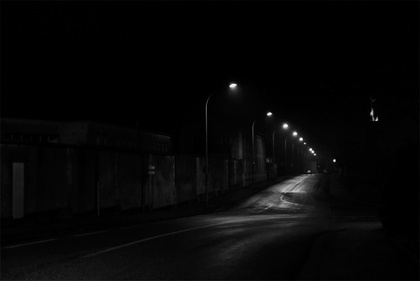
%> input picture imagesTP/rue.jpg, 420 x 281 px, shrunk from 900 x 602 before the run
$ octave egalisation.m   (GNU Octave 9; MATLAB toolbox functions it lacks are replaced by stand-ins)
%> lines starting %> are read from the running program, lines starting %| are printed output that depends on the picture
%> further down, a is the input picture: size 281x420x3 uint8; min 0, max 255, mean 6.9
close all;
clear all;

function histo = histogramme(image)
    taille = size(image);
%> taille = [281 420 3]
    width = taille(2);
%> width = 420
    height = taille(1);
%> height = 281
    valeurs = zeros(1,256);

    for w = 1:width
        for h = 1:height
            pixel = image(h,w);
            valeurs(pixel+1)= valeurs(pixel+1)+1;
        endfor
    endfor
%> after the loop, valeurs = 256 values, max 42215 at index 1, min 0 at index 163, mean 461

    histo = valeurs;
%> histo has the same summary as valeurs
endfunction

function new_picture = egalisation(image)
    figure();
    imagesc(image, [min(min(image)) max(max(image))]);
    colormap(gray);
    histo = histogramme(image);
%> histo has the same summary as valeurs in histogramme
    taille = size(image);
%> taille = [281 420 3]
    width = taille(2);
%> width = 420
    height = taille(1);
%> height = 281
    Npix = width*height;
%> Npix = 118020
    S(1) = histo(1);
    figure();
    plot(histo);
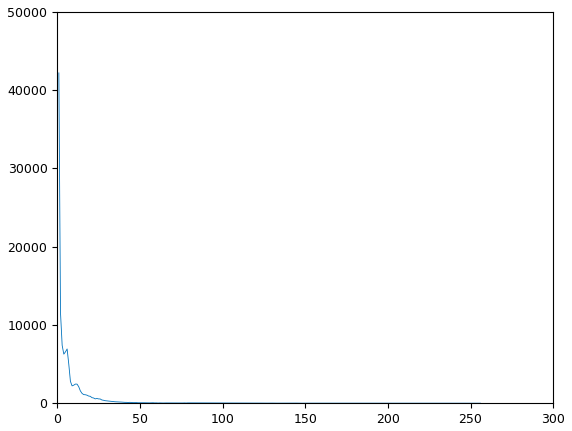
%> figure redrawn from the program's plot data; curve peaks at x = 1, y = 42215
    kmax = size(histo)(2);
%> kmax = 256

    for g = 2:(kmax-1)
        S(g) = S(g-1)+ histo(g);
    endfor
%> after the loop, S = 255 values from 42215 to 118020

    for g = 1:(kmax-1)
        S(g) = (kmax-1)*S(g)/Npix;
    endfor
%> after the loop, S = 255 values from 91.21 to 255

    figure();
    plot(S);
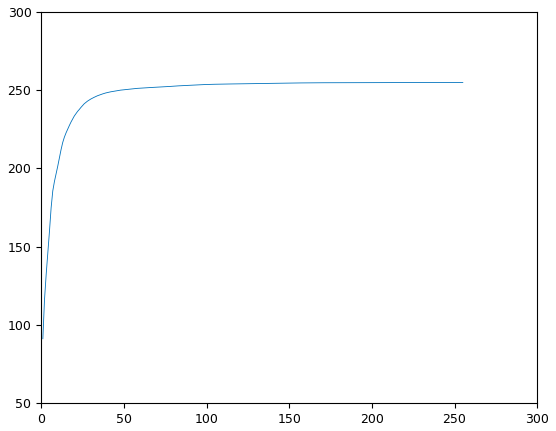
%> figure redrawn from the program's plot data; curve peaks at x = 255, y = 255
    new_picture = zeros(size(image));

    for y = 1:height
        for x = 1:width
            gris = image(y,x);
            new_Gris = S(gris+1);
            new_picture(y,x) = new_Gris;
        endfor
    endfor
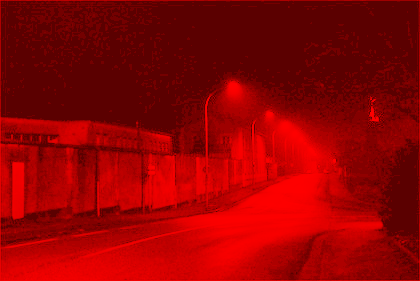
%> new_picture: size 281x420x3 double; mean R, G, B 147.4, 0, 0

    figure();
    imagesc(new_picture, [min(min(new_picture)) max(max(new_picture))]);
%> (this line was passed over: imagesc is not available in this run)
    colormap(gray);

    new_histo = histogramme(floor(new_picture));
%> new_histo = 256 values, max 42215 at index 92, min 0 at index 1, mean 461
    figure();
    plot(new_histo);
endfunction

nom= "imagesTP/rue.jpg";
a=imread(nom);
figure();
imagesc(a);
egalisation(a);
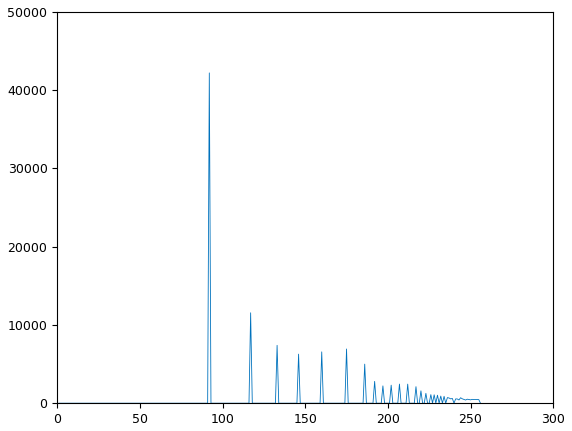
%> figure redrawn from the program's plot data; curve peaks at x = 92, y = 42215
